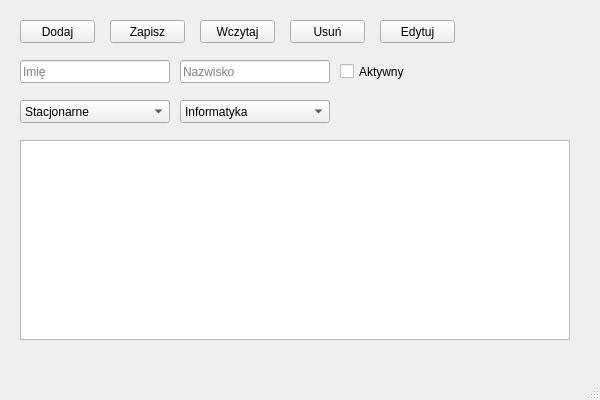
<?xml version="1.0" encoding="UTF-8"?>
<ui version="4.0">
 <class>MainWindow</class>
 <widget class="QMainWindow" name="MainWindow">
  <property name="geometry">
   <rect>
    <x>0</x>
    <y>0</y>
    <width>600</width>
    <height>400</height>
   </rect>
  </property>
  <property name="windowTitle">
   <string>Menadżer Studiów</string>
  </property>
  <widget class="QWidget" name="centralwidget">
   <widget class="QPushButton" name="addButton">
    <property name="geometry">
     <rect><x>20</x><y>20</y><width>75</width><height>23</height></rect>
    </property>
    <property name="text"><string>Dodaj</string></property>
   </widget>
   <widget class="QPushButton" name="saveButton">
    <property name="geometry">
     <rect><x>110</x><y>20</y><width>75</width><height>23</height></rect>
    </property>
    <property name="text"><string>Zapisz</string></property>
   </widget>
   <widget class="QPushButton" name="loadButton">
    <property name="geometry">
     <rect><x>200</x><y>20</y><width>75</width><height>23</height></rect>
    </property>
    <property name="text"><string>Wczytaj</string></property>
   </widget>
   <widget class="QPushButton" name="usunButton">
    <property name="geometry">
     <rect><x>290</x><y>20</y><width>75</width><height>23</height></rect>
    </property>
    <property name="text"><string>Usuń</string></property>
   </widget>
   <widget class="QPushButton" name="edytujButton">
    <property name="geometry">
     <rect><x>380</x><y>20</y><width>75</width><height>23</height></rect>
    </property>
    <property name="text"><string>Edytuj</string></property>
   </widget>
   <widget class="QLineEdit" name="imieLineEdit">
    <property name="geometry">
     <rect><x>20</x><y>60</y><width>150</width><height>23</height></rect>
    </property>
    <property name="placeholderText"><string>Imię</string></property>
   </widget>
   <widget class="QLineEdit" name="nazwiskoLineEdit">
    <property name="geometry">
     <rect><x>180</x><y>60</y><width>150</width><height>23</height></rect>
    </property>
    <property name="placeholderText"><string>Nazwisko</string></property>
   </widget>
   <widget class="QCheckBox" name="aktywnyCheckBox">
    <property name="geometry">
     <rect><x>340</x><y>60</y><width>100</width><height>23</height></rect>
    </property>
    <property name="text"><string>Aktywny</string></property>
   </widget>
   <widget class="QComboBox" name="trybComboBox">
    <property name="geometry">
     <rect><x>20</x><y>100</y><width>150</width><height>23</height></rect>
    </property>
    <item><property name="text"><string>Stacjonarne</string></property></item>
    <item><property name="text"><string>Nie-stacjonarne</string></property></item>
   </widget>
   <widget class="QComboBox" name="kierunekComboBox">
    <property name="geometry">
     <rect><x>180</x><y>100</y><width>150</width><height>23</height></rect>
    </property>
    <item><property name="text"><string>Informatyka</string></property></item>
    <item><property name="text"><string>Automatyka</string></property></item>
    <item><property name="text"><string>Elektronika</string></property></item>
   </widget>
   <widget class="QListWidget" name="listWidget">
    <property name="geometry">
     <rect><x>20</x><y>140</y><width>550</width><height>200</height></rect>
    </property>
   </widget>
  </widget>
  <widget class="QMenuBar" name="menubar"/>
  <widget class="QStatusBar" name="statusbar"/>
 </widget>
 <resources/>
 <connections/>
</ui>
